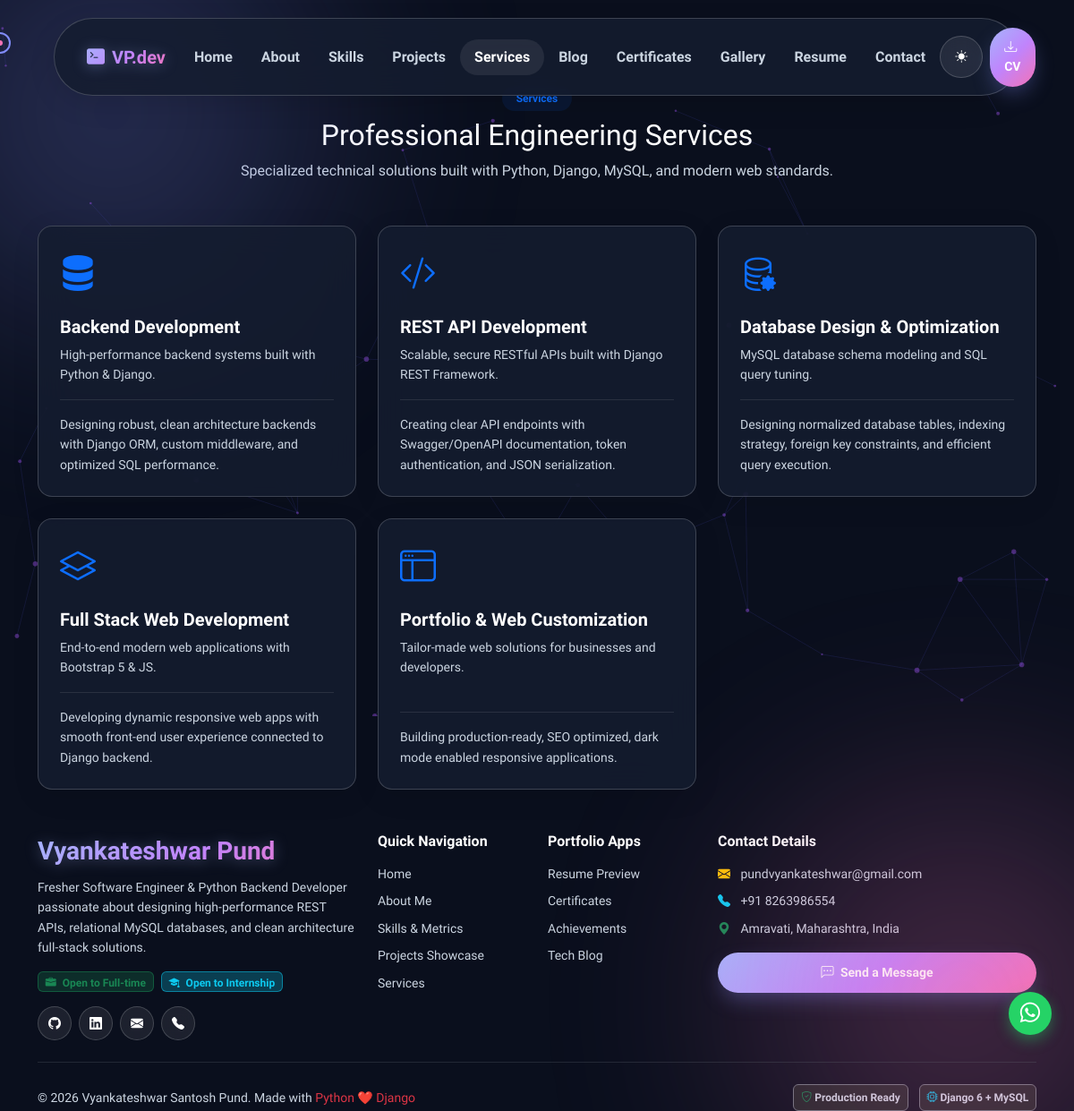
Page /services/ on the committed database.
### apps/portfolio/models.py (models this page shows, shortened)
class Service(models.Model):
    title = models.CharField(max_length=150)
    icon_class = models.CharField(max_length=100, help_text='Bootstrap or FontAwesome icon class e.g. bi bi-code-slash')
    short_description = models.CharField(max_length=255)
    full_description = models.TextField()
    order = models.IntegerField(default=0)
    class Meta:
        ordering = ['order']

class SocialLink(models.Model):
    platform = models.CharField(max_length=50)
    url = models.URLField()
    icon_class = models.CharField(max_length=50, help_text='e.g., bi bi-github')
    order = models.IntegerField(default=0)
    class Meta:
        ordering = ['order']

### apps/portfolio/views.py (the view)
# urls.py: path('services/', views.ServicesView.as_view(), name='services'),
class ServicesView(ListView):
    model = Service
    template_name = 'services.html'
    context_object_name = 'services'

### apps/portfolio/context_processors.py (called while the page is built)
def global_portfolio_context(request):
    profile = ProfileInfo.objects.first()
    social_links = SocialLink.objects.all()
    return {
        'profile': profile,
        'social_links': social_links,
    }

### templates/services.html (shortened to what this page needs)
{% extends 'base.html' %}
{% load static %}
{% block content %}
<section class="py-5 mt-5">
    <div class="container">
        <div class="text-center mb-5">
            <span class="badge bg-primary bg-opacity-10 text-primary px-3 py-2 rounded-pill fw-semibold">Services</span>
            <h2 class="section-title mt-2">Professional Engineering Services</h2>
            <p class="section-subtitle">Specialized technical solutions built with Python, Django, MySQL, and modern web standards.</p>
        </div>
        <div class="row g-4">
            {% for service in services %}
            <div class="col-md-6 col-lg-4">
                <div class="glass-card h-100 p-4 d-flex flex-column">
                    <div class="fs-1 text-primary mb-3">
                        <i class="{{ service.icon_class }}"></i>
                    </div>
                    <h5 class="fw-bold text-white mb-2">{{ service.title }}</h5>
                    <p class="text-muted small mb-3 flex-grow-1">{{ service.short_description }}</p>
                    <div class="border-top border-secondary border-opacity-25 pt-3">
                        <p class="text-muted small mb-0">{{ service.full_description }}</p>
                    </div>
                </div>
            </div>
            {% endfor %}
        </div>
    </div>
</section>
{% endblock %}

### templates/components/footer.html (shortened to what this page needs)
<footer>
    <div class="container">
        <div class="row gy-4">
            <div class="col-lg-4 col-md-6">
                <a class="navbar-brand gradient-text fs-3 mb-2 d-block" href="{% url 'home' %}">
                    Vyankateshwar Pund
                </a>
                <p class="text-muted small mb-3">
                    Fresher Software Engineer & Python Backend Developer passionate about designing high-performance REST APIs,
                    relational MySQL databases, and clean architecture full-stack solutions.
                </p>
                <div class="d-flex flex-wrap gap-2 mb-3">
                    <span class="badge bg-success bg-opacity-25 text-success border border-success border-opacity-50"><i class="bi bi-briefcase-fill me-1"></i> Open to Full-time</span>
                    <span class="badge bg-info bg-opacity-25 text-info border border-info border-opacity-50"><i class="bi bi-mortarboard-fill me-1"></i> Open to Internship</span>
                </div>
                <div class="d-flex gap-2">
                    {% for social in social_links %}
                    <a href="{{ social.url }}" target="_blank" class="btn btn-glass btn-sm rounded-circle p-2" style="width:38px; height:38px; display:inline-flex; align-items:center; justify-content:center;" title="{{ social.platform }}">
                        <i class="{{ social.icon_class }}"></i>
                    </a>
                    {% endfor %}
                </div>
            </div>
            <div class="col-lg-2 col-md-6">
                <h6 class="text-white mb-3 fw-bold">Quick Navigation</h6>
                <ul class="list-unstyled small">
                    <li class="mb-2"><a href="{% url 'home' %}" class="text-muted text-decoration-none">Home</a></li>
                    <li class="mb-2"><a href="{% url 'about' %}" class="text-muted text-decoration-none">About Me</a></li>
                    <li class="mb-2"><a href="{% url 'skills_list' %}" class="text-muted text-decoration-none">Skills & Metrics</a></li>
                    <li class="mb-2"><a href="{% url 'project_list' %}" class="text-muted text-decoration-none">Projects Showcase</a></li>
                    <li class="mb-2"><a href="{% url 'services' %}" class="text-muted text-decoration-none">Services</a></li>
                </ul>
            </div>
            <div class="col-lg-2 col-md-6">
                <h6 class="text-white mb-3 fw-bold">Portfolio Apps</h6>
                <ul class="list-unstyled small">
                    <li class="mb-2"><a href="{% url 'resume' %}" class="text-muted text-decoration-none">Resume Preview</a></li>
                    <li class="mb-2"><a href="{% url 'certificates' %}" class="text-muted text-decoration-none">Certificates</a></li>
                    <li class="mb-2"><a href="{% url 'achievements' %}" class="text-muted text-decoration-none">Achievements</a></li>
                    <li class="mb-2"><a href="{% url 'blog_list' %}" class="text-muted text-decoration-none">Tech Blog</a></li>
                </ul>
            </div>
            <div class="col-lg-4 col-md-6">
                <h6 class="text-white mb-3 fw-bold">Contact Details</h6>
                <ul class="list-unstyled small text-muted mb-3">
                    <li class="mb-2"><i class="bi bi-envelope-fill text-warning me-2"></i> pundvyankateshwar@gmail.com</li>
                    <li class="mb-2"><i class="bi bi-telephone-fill text-info me-2"></i> +91 8263986554</li>
                    <li class="mb-2"><i class="bi bi-geo-alt-fill text-success me-2"></i> Amravati, Maharashtra, India</li>
                </ul>
                <a href="{% url 'contact' %}" class="btn btn-gradient btn-sm w-100"><i class="bi bi-chat-left-dots me-1"></i> Send a Message</a>
            </div>
        </div>
        <hr class="my-4 border-secondary opacity-25">
        <div class="row align-items-center">
            <div class="col-md-6 text-center text-md-start mb-2 mb-md-0">
                <span class="text-muted small">&copy; 2026 Vyankateshwar Santosh Pund. Made with <span class="text-danger">Python ❤️ Django</span></span>
            </div>
            <div class="col-md-6 text-center text-md-end">
                <span class="badge bg-dark border border-secondary text-muted me-2"><i class="bi bi-shield-check text-success"></i> Production Ready</span>
                <span class="badge bg-dark border border-secondary text-muted"><i class="bi bi-cpu text-info"></i> Django 6 + MySQL</span>
            </div>
        </div>
    </div>
</footer>

### static/css/style.css (style rules this page uses)
:root { --bg-primary: #0a0f1d; --bg-secondary: #111827; --bg-card: rgba(20, 29, 47, 0.85); --bg-glass: rgba(255, 255, 255, 0.08); --border-glass: rgba(255, 255, 255, 0.18); --border-glow: rgba(129, 140, 248, 0.6); --text-main: #ffffff; --text-muted: #cbd5e1; --text-sub: #e2e8f0; --accent-primary: #818cf8; --accent-secondary: #c084fc; --accent-cyan: #38bdf8; --accent-pink: #f472b6; --accent-gradient: linear-gradient(135deg, #a5b4fc 0%, #c084fc 50%, #f472b6 100%); --accent-glow: rgba(129, 140, 248, 0.4); --pill-bg: rgba(20, 29, 47, 0.9); --pill-text: #ffffff; --hero-para-color: #e2e8f0; --badge-bg: rgba(255, 255, 255, 0.08); --badge-text: #ffffff; --shadow-hover: 0 20px 50px -10px rgba(129, 140, 248, 0.4); --transition-smooth: all 0.35s cubic-bezier(0.16, 1, 0.3, 1); --font-family: 'Plus Jakarta Sans', system-ui, -apple-system, sans-serif; }
body { background-color: var(--bg-primary); color: var(--text-main); font-family: var(--font-family); overflow-x: hidden; transition: background-color 0.4s ease, color 0.4s ease; min-height: 100vh; }
p, .text-muted { color: var(--text-muted) !important; line-height: 1.6; }
h1, h2, h3, h4, h5, h6, .section-title, .text-main { color: var(--text-main) !important; }
.gradient-text { background: var(--accent-gradient); -webkit-background-clip: text; -webkit-text-fill-color: transparent; display: inline-block; font-weight: 800; }
[data-theme="dark"] .gradient-text { filter: drop-shadow(0 2px 8px rgba(165, 180, 252, 0.35)); }
.glass-card { background: var(--bg-card); backdrop-filter: blur(18px); -webkit-backdrop-filter: blur(18px); border: 1px solid var(--border-glass); border-radius: 16px; padding: 1.75rem; transition: var(--transition-smooth); box-shadow: 0 8px 32px rgba(0, 0, 0, 0.08); position: relative; word-wrap: break-word; overflow-wrap: break-word; }
.btn-gradient { background: var(--accent-gradient); color: #ffffff !important; border: none; border-radius: 30px; padding: 0.75rem 1.75rem; font-weight: 700; transition: var(--transition-smooth); box-shadow: 0 10px 25px -5px rgba(129, 140, 248, 0.4); }
.btn-glass { background: var(--bg-glass); color: var(--text-main) !important; border: 1px solid var(--border-glass); border-radius: 30px; padding: 0.75rem 1.75rem; font-weight: 600; backdrop-filter: blur(10px); transition: var(--transition-smooth); }

### rows in the picture
Service: title "Backend Development", short_description "High-performance backend systems built with Python & Django.", full_description "Designing robust, clean architecture backends with Django ORM, custom middleware, and optimized SQL performance."
Service: title "REST API Development", short_description "Scalable, secure RESTful APIs built with Django REST Framework.", full_description "Creating clear API endpoints with Swagger/OpenAPI documentation, token authentication, and JSON serialization."
Service: title "Database Design & Optimization", short_description "MySQL database schema modeling and SQL query tuning.", full_description "Designing normalized database tables, indexing strategy, foreign key constraints, and efficient query execution."
Service: title "Full Stack Web Development", short_description "End-to-end modern web applications with Bootstrap 5 & JS.", full_description "Developing dynamic responsive web apps with smooth front-end user experience connected to Django backend."
Service: title "Portfolio & Web Customization", short_description "Tailor-made web solutions for businesses and developers.", full_description "Building production-ready, SEO optimized, dark mode enabled responsive applications."
